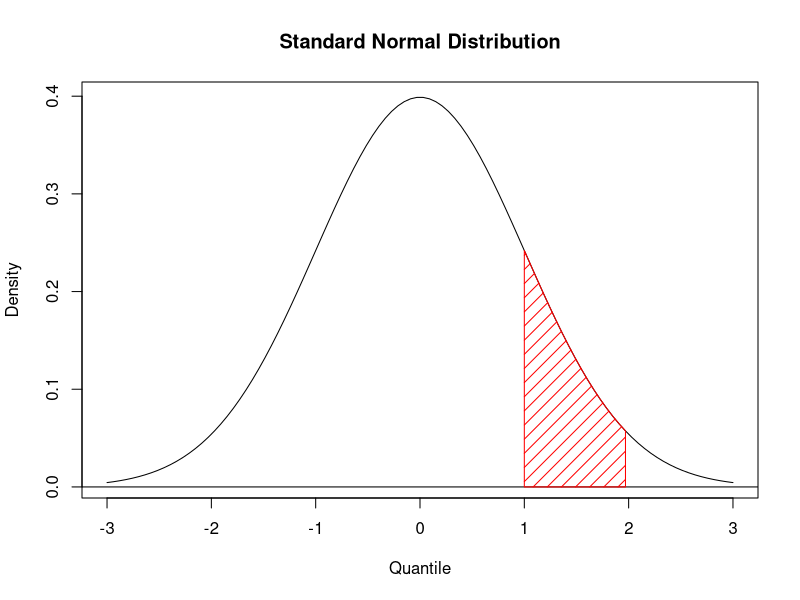

Write R code to recreate this figure.
x <- seq(from=-3,to=3,length.out=100)
y <- dnorm(x)
plot(x,y,main="Standard Normal Distribution",type='l',
ylab="Density",xlab="Quantile")
abline(h=0)
# The body of the polygon follows the density curve where 1 <= z <= 2
region.x <- x[1 <= x & x <=2]
region.y <- y[1 <= x & x <=2]
# we add initial and final segments,which drop down to the Y axis
region.x <- c(region.x[1],region.x,tail(region.x,1))
region.y <- c(	      0,region.y,	   	 	 0)
# polygon(region.x,region.y,density=10)
polygon(region.x,region.y,density=10,col="red")